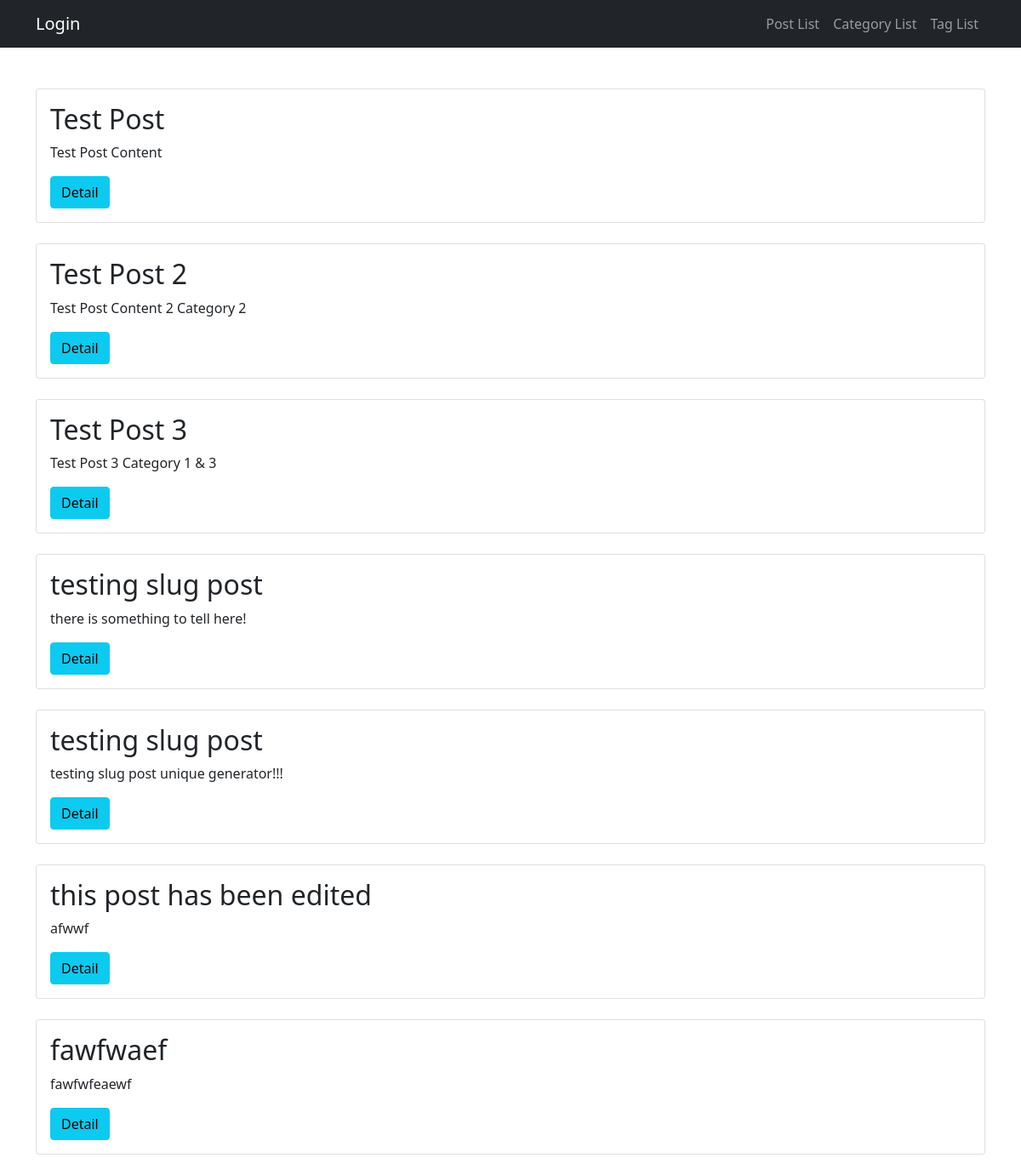
The page /weblog/ on the database its author committed.
### weblog/models.py (models this page shows, shortened)
class Post(models.Model):
    owner = models.ForeignKey(User, on_delete=models.CASCADE, verbose_name="Post Owner")
    title = models.CharField("Post Title", max_length=50)
    content = models.TextField()
    image = models.ImageField(upload_to='images', null=True)
    category = models.ManyToManyField('Category')
    created = models.DateField(auto_now_add=True, null=True)
    updated_on = models.DateTimeField(auto_now=True)
    like = models.IntegerField(default=0)
    tag = models.ManyToManyField('Tag')
    slug = models.SlugField(max_length=255, unique=True, null=True, blank=True)

### weblog/views.py (the view)
# urls.py: path('', post_list, name='home'),
def post_list(request):
    posts = Post.objects.all()
    context = {'posts': posts}
    return render(request, 'weblog/post_list.html', context=context)

### weblog/templates/weblog/post_list.html (shortened to what this page needs)
{% extends 'weblog/index.html' %}
{% load static %}
{% block content %}
{% for post in posts %}
    <div class="card mb-4">
        <div class="card-body">
            <h2 class="card-title">{{post.title}}</h2>
            <p class="card-text">{{post.content}}</p>
            <a class="btn btn-info" href="{% url 'weblog:post_detail' post.slug %}">Detail</a>
        </div>
    </div>
{% endfor %}
{% endblock content %}

### rows shown on the page
Post: title "Test Post", content "Test Post Content"
Post: title "Test Post 2", content "Test Post Content 2 Category 2"
Post: title "Test Post 3", content "Test Post 3 Category 1 & 3"
Post: title "testing slug post", content "there is something to tell here!"
Post: title "testing slug post", content "testing slug post unique generator!!!"
Post: title "this post has been edited", content "afwwf"
Post: title "fawfwaef", content "fawfwfeaewf"
